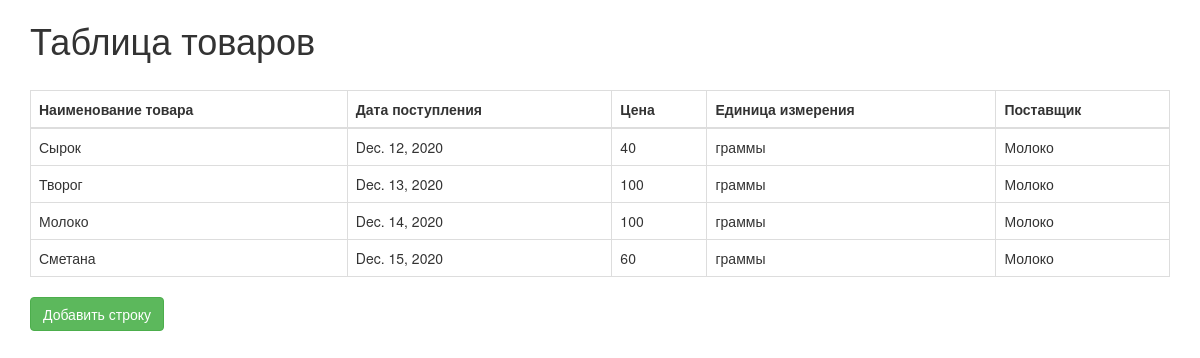
The page / on the database its author committed.
### lesson4/models.py (models this page shows, shortened)
class Products(models.Model):
    name = models.CharField(verbose_name=u'Наименование товара',
                            max_length=255)
    date_rec = models.DateField(verbose_name=u'Дата поступления')
    price = models.PositiveIntegerField(verbose_name=u'Цена', default=0)
    u_measure = models.CharField(verbose_name=u'Единица измерения',
                                 max_length=30)
    name_provider = models.CharField(verbose_name=u'Поставщик',
                                     max_length=255)

### lesson4/views.py (the view)
# urls.py: path('', views.get_context_data, name='index'),
def get_context_data(request):
    form = forms.ProductsForm()
    model = models.Products
    context = {'table': model.objects.all(),
               'product_name': form.fields['name'].label,
               'product_date': form.fields['date_rec'].label,
               'product_price': form.fields['price'].label,
               'product_u_measure': form.fields['u_measure'].label,
               'product_provider': form.fields['name_provider'].label,
               }
    return render(request, 'goods_list.html', context=context)

### lesson4/templates/goods_list.html
{% extends 'base.html' %}
{% block content %}
    <h1>Таблица товаров</h1><br>
    <table class="table table-bordered">
        <thead>
            <tr>
                <th>{{ product_name }}</th>
                <th>{{ product_date }}</th>
                <th>{{ product_price }}</th>
                <th>{{ product_u_measure }}</th>
                <th>{{ product_provider }}</th>
            </tr>
        </thead>
        <tbody>
        {% for i in table %}
            <tr>
                <td>{{ i.name }}</td>
                <td>{{ i.date_rec }}</td>
                <td>{{ i.price }}</td>
                <td>{{ i.u_measure }}</td>
                <td>{{ i.name_provider }}</td>
            </tr>
        {% endfor %}
        </tbody>
    </table>
<form method="GET" action="{% url 'lesson4:insert' %}">
    <button type="submit" class="btn btn-success">Добавить строку</button>
</form>
{% endblock %}

### templates/base.html (shortened to what this page needs)
<!DOCTYPE html>
{% load static %}
<html lang="en">
<head>
    <link rel="stylesheet" href="{% static 'css/bootstrap.min.css' %}">
</head>
<body>
<div class="container">
       {% block content %}
       {% endblock %}
   </div>
</body>
</html>

### rows shown on the page
Products: name "Сырок", date_rec "Dec. 12, 2020", price "40", u_measure "граммы", name_provider "Молоко"
Products: name "Творог", date_rec "Dec. 13, 2020", price "100", u_measure "граммы", name_provider "Молоко"
Products: name "Молоко", date_rec "Dec. 14, 2020", price "100", u_measure "граммы", name_provider "Молоко"
Products: name "Сметана", date_rec "Dec. 15, 2020", price "60", u_measure "граммы", name_provider "Молоко"

### other values the page prints
{{ product_name }} "Наименование товара"
{{ product_date }} "Дата поступления"
{{ product_price }} "Цена"
{{ product_u_measure }} "Единица измерения"
{{ product_provider }} "Поставщик"
